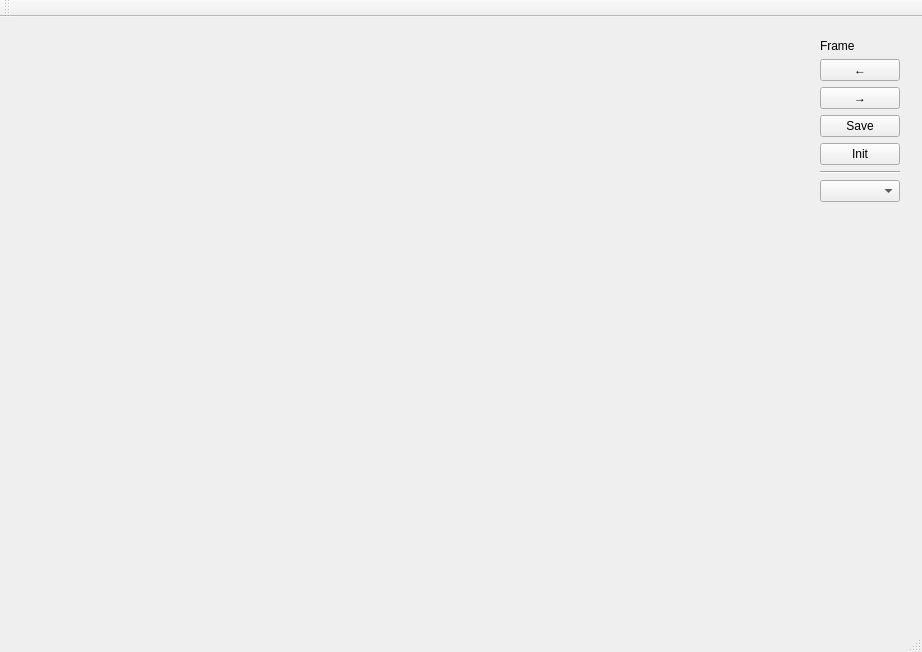
<?xml version="1.0" encoding="UTF-8"?>
<ui version="4.0">
 <class>TrumpGIFMainWindowClass</class>
 <widget class="QMainWindow" name="TrumpGIFMainWindowClass">
  <property name="geometry">
   <rect>
    <x>0</x>
    <y>0</y>
    <width>922</width>
    <height>652</height>
   </rect>
  </property>
  <property name="windowTitle">
   <string>TrumpGIFMainWindow</string>
  </property>
  <widget class="QWidget" name="centralWidget">
   <layout class="QHBoxLayout" name="horizontalLayout" stretch="8,1">
    <item>
     <widget class="DisplayWidget" name="displayWidget" native="true"/>
    </item>
    <item>
     <widget class="QWidget" name="widget_2" native="true">
      <layout class="QVBoxLayout" name="verticalLayout">
       <item>
        <widget class="QLabel" name="label">
         <property name="text">
          <string>Frame</string>
         </property>
        </widget>
       </item>
       <item>
        <widget class="QPushButton" name="previousButton">
         <property name="text">
          <string>←</string>
         </property>
        </widget>
       </item>
       <item>
        <widget class="QPushButton" name="nextButton">
         <property name="text">
          <string>→</string>
         </property>
        </widget>
       </item>
       <item>
        <widget class="QPushButton" name="saveButton">
         <property name="text">
          <string>Save</string>
         </property>
        </widget>
       </item>
       <item>
        <widget class="QPushButton" name="initButton">
         <property name="text">
          <string>Init</string>
         </property>
        </widget>
       </item>
       <item>
        <widget class="Line" name="line">
         <property name="orientation">
          <enum>Qt::Horizontal</enum>
         </property>
        </widget>
       </item>
       <item>
        <widget class="QComboBox" name="animationComboBox"/>
       </item>
       <item>
        <spacer name="verticalSpacer">
         <property name="orientation">
          <enum>Qt::Vertical</enum>
         </property>
         <property name="sizeHint" stdset="0">
          <size>
           <width>20</width>
           <height>40</height>
          </size>
         </property>
        </spacer>
       </item>
      </layout>
     </widget>
    </item>
   </layout>
  </widget>
  <widget class="QMenuBar" name="menuBar">
   <property name="geometry">
    <rect>
     <x>0</x>
     <y>0</y>
     <width>922</width>
     <height>21</height>
    </rect>
   </property>
  </widget>
  <widget class="QToolBar" name="mainToolBar">
   <attribute name="toolBarArea">
    <enum>TopToolBarArea</enum>
   </attribute>
   <attribute name="toolBarBreak">
    <bool>false</bool>
   </attribute>
  </widget>
  <widget class="QStatusBar" name="statusBar"/>
 </widget>
 <layoutdefault spacing="6" margin="11"/>
 <customwidgets>
  <customwidget>
   <class>DisplayWidget</class>
   <extends>QWidget</extends>
   <header>displaywidget.h</header>
   <container>1</container>
  </customwidget>
 </customwidgets>
 <resources>
  <include location="trumpgifmainwindow.qrc"/>
 </resources>
 <connections/>
</ui>
